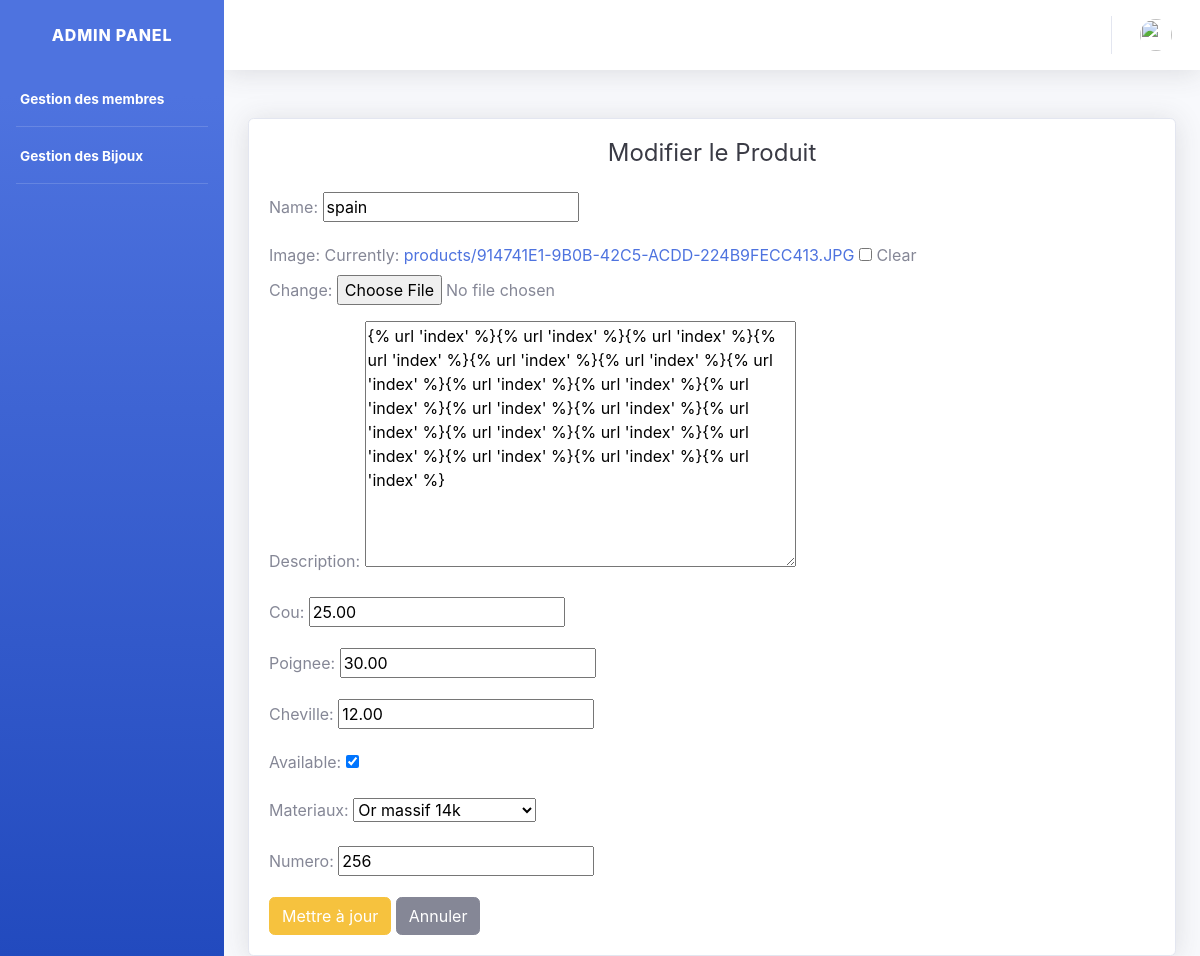
The page /gestion/product/4/edit/ (signed in) on the database its author committed.
### gestion/models.py (models this page shows, shortened)
class Product(models.Model):
    name = models.CharField(max_length=200, db_index=True)
    image = models.ImageField(upload_to='products/', blank=True)
    description = models.TextField(blank=True)
    cou = models.DecimalField(max_digits=10, decimal_places=2)
    poignee = models.DecimalField(max_digits=10, decimal_places=2)
    cheville = models.DecimalField(max_digits=10, decimal_places=2)
    available = models.BooleanField(default=True)
    created = models.DateTimeField(auto_now_add=True)
    updated = models.DateTimeField(auto_now=True)
    materiaux_choices = [
        ('Or massif 14k', 'Or massif 14k'),
        ('Or massif 10k', 'Or massif 10k'),
        ('Or rempli / Gold filled', 'Or rempli / Gold filled'),
        ('Argent sterling', 'Argent sterling'),
        ('Charms', 'Charms'),
        ('Tennis', 'Tennis'),
    ]
    materiaux = models.CharField(choices=materiaux_choices, max_length=50, default='Non defini')
    numero = models.IntegerField(null=True, unique=True)

### gestion/views.py (the view)
# urls.py: path('product/<int:id>/edit/', views.edit_product, name='update_product'),
@login_required
def edit_product(request, id):
    product = get_object_or_404(Product, id=id)
    if request.method == 'POST':
        form = ProductForm(request.POST, request.FILES, instance=product)
        if form.is_valid():
            form.save()
            return redirect('product')
    else:
        form = ProductForm(instance=product)
    return render(request, 'admin/product_update.html', {'form': form, 'title': 'Modifier le produit'})

### gestion/forms.py
class ProductForm(forms.ModelForm):
    class Meta:
        model = Product
        fields = ['name', 'image', 'description', 'cou', 'poignee', 'cheville', 'available', 'materiaux', 'numero']

### myapp/templates/admin/product_update.html (shortened to what this page needs)
{% extends 'admin_base.html' %}
{% load static %}
{% block content %}
<div class="container mt-5">
  <div class="card shadow">
    <div class="card-body">
      <h2 class="h4 text-gray-900 mb-4 text-center">Modifier le Produit</h2>
      <form method="POST" enctype="multipart/form-data">
        {{ form.as_p }}
        <button type="submit" class="btn btn-warning">Mettre à jour</button>
        <a href="{% url 'product' %}" class="btn btn-secondary">Annuler</a>
      </form>
    </div>
  </div>
</div>
{% endblock %}

### rows shown on the page
Product: name "spain", description "{% url 'index' %}{% url 'index' %}{% url 'index' %}{% url 'index' %}{% url 'index' %}{% url 'index' %}{% url 'index' %}{% url 'index' %}{% url 'index' %}{% url 'index' %}{% url 'index' %}{% url 'index' %}{% url 'index' %}{% url 'index' %}{% url 'index' %}{% url 'index' %}{% url 'index' %}{% url 'index' %}{% url 'index' %}", cou "25.00", poignee "30.00", cheville "12.00", available "☑", materiaux "Or massif 14k", numero "256"
